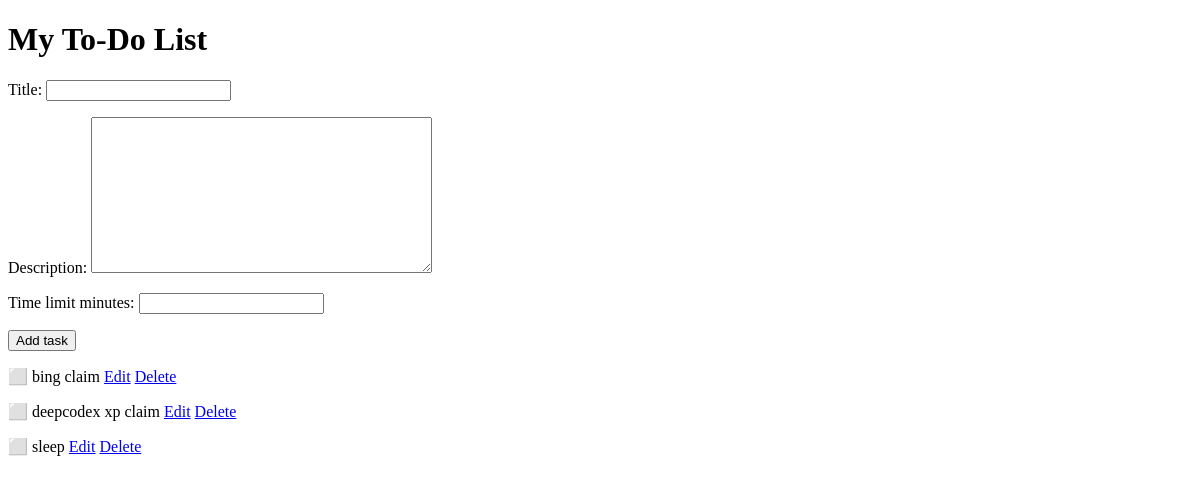
Before: / with the older database file.
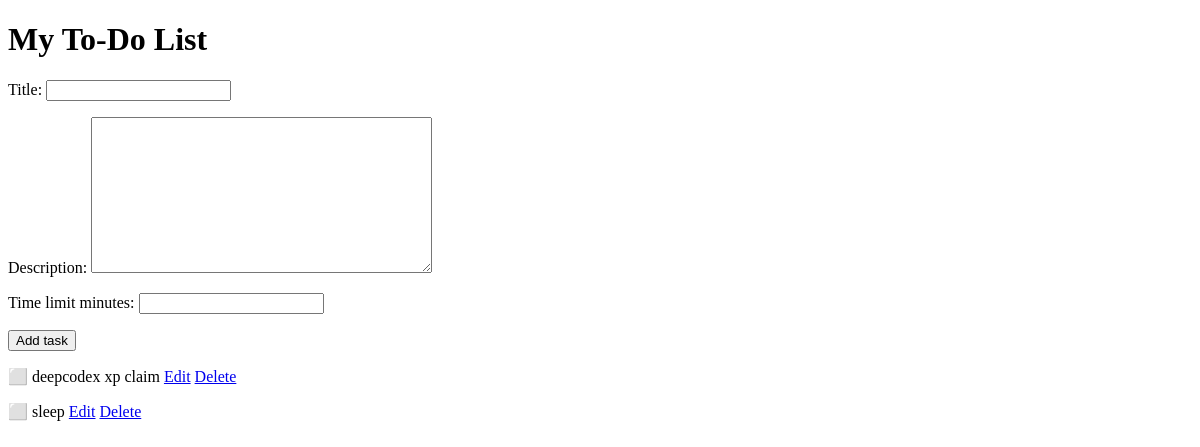
After: the same page with the newer database file.
### tasks/models.py (models this page shows, shortened)
class Task(models.Model):
    title = models.CharField(max_length=200)
    description = models.TextField(blank=True)
    is_completed = models.BooleanField(default=False)
    created_at = models.DateTimeField(auto_now_add=True)
    time_limit_minutes = models.PositiveIntegerField(null=True, blank=True)

### tasks/views.py (the view)
# urls.py: path('', views.task_list, name='task_list'),
def task_list(request):
    if request.method == 'POST':
        form = TaskForm(request.POST)
        if form.is_valid():
            form.save()
            return redirect('task_list')
    else:
        form = TaskForm()
    tasks = Task.objects.all()
    return render(request, 'tasks/task_list.html', {'tasks': tasks, 'form': form})

### tasks/forms.py
class TaskForm(forms.ModelForm):
    class Meta:
        model = Task
        fields = ['title', 'description', 'time_limit_minutes']

### tasks/templates/tasks/task_list.html (shortened to what this page needs)
<!DOCTYPE html>
<html>
<head>
</head>
<body>
    <h1>My To-Do List</h1>
    <form method="post">
        {{ form.as_p }}
        <button type="submit">Add task</button>
    </form>
    {% for task in tasks %}
        <p>
            {% if task.is_completed %}✅{% else %}⬜{% endif %}
            {{ task.title }}
            <a href="{% url 'task_edit' task.pk %}">Edit</a>
            <a href="{% url 'task_delete' task.pk %}">Delete</a>
        </p>
    {% empty %}
        <p>No tasks yet.</p>
    {% endfor %}
</body>
</html>

Changed rows visible on the page:
removed Task: title "bing claim"
